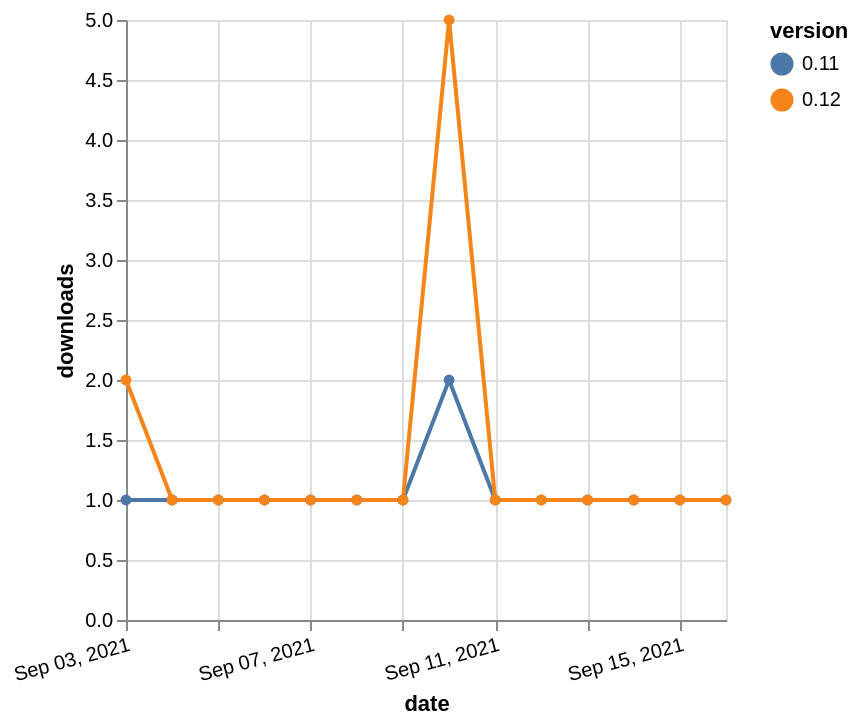

Describe this chart as a Vega-Lite specification.
### Vega-Lite specification from a JSON file in a GitHub repository (floating-point values rounded to 4 significant figures)
{"$schema": "https://vega.github.io/schema/vega-lite/v5.json", "description": "A simple bar chart with embedded data.", "data": {"values": [{"date": "2021-09-03", "total": 177, "delta": 1, "version": "0.11"}, {"date": "2021-09-04", "total": 178, "delta": 1, "version": "0.11"}, {"date": "2021-09-05", "total": 179, "delta": 1, "version": "0.11"}, {"date": "2021-09-06", "total": 180, "delta": 1, "version": "0.11"}, {"date": "2021-09-07", "total": 181, "delta": 1, "version": "0.11"}, {"date": "2021-09-08", "total": 182, "delta": 1, "version": "0.11"}, {"date": "2021-09-09", "total": 183, "delta": 1, "version": "0.11"}, {"date": "2021-09-10", "total": 185, "delta": 2, "version": "0.11"}, {"date": "2021-09-11", "total": 186, "delta": 1, "version": "0.11"}, {"date": "2021-09-12", "total": 187, "delta": 1, "version": "0.11"}, {"date": "2021-09-13", "total": 188, "delta": 1, "version": "0.11"}, {"date": "2021-09-14", "total": 189, "delta": 1, "version": "0.11"}, {"date": "2021-09-15", "total": 190, "delta": 1, "version": "0.11"}, {"date": "2021-09-16", "total": 191, "delta": 1, "version": "0.11"}, {"date": "2021-09-03", "total": 222, "delta": 2, "version": "0.12"}, {"date": "2021-09-04", "total": 223, "delta": 1, "version": "0.12"}, {"date": "2021-09-05", "total": 224, "delta": 1, "version": "0.12"}, {"date": "2021-09-06", "total": 225, "delta": 1, "version": "0.12"}, {"date": "2021-09-07", "total": 226, "delta": 1, "version": "0.12"}, {"date": "2021-09-08", "total": 227, "delta": 1, "version": "0.12"}, {"date": "2021-09-09", "total": 228, "delta": 1, "version": "0.12"}, {"date": "2021-09-10", "total": 233, "delta": 5, "version": "0.12"}, {"date": "2021-09-11", "total": 234, "delta": 1, "version": "0.12"}, {"date": "2021-09-12", "total": 235, "delta": 1, "version": "0.12"}, {"date": "2021-09-13", "total": 236, "delta": 1, "version": "0.12"}, {"date": "2021-09-14", "total": 237, "delta": 1, "version": "0.12"}, {"date": "2021-09-15", "total": 238, "delta": 1, "version": "0.12"}, {"date": "2021-09-16", "total": 239, "delta": 1, "version": "0.12"}]}, "width": "container", "mark": {"type": "line", "point": {"filled": true}}, "encoding": {"x": {"field": "date", "type": "temporal", "timeUnit": "yearmonthdate", "title": "date", "axis": {"labelAngle": -15}}, "y": {"field": "delta", "type": "quantitative", "title": "downloads"}, "color": {"field": "version", "type": "nominal"}, "tooltip": {"field": "delta"}}}
